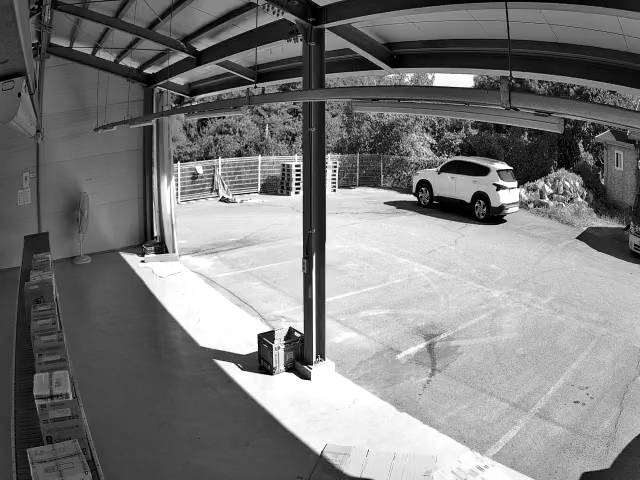
#> input picture artifacts/roi_review_20260907/CAM4_20260907_182506_suspect_anchor_base.jpg, 640 x 480 px; its folder holds 5 pictures in this run
$ python diagnose_cam4.py   (Python 2 division)
#> lines starting #> are read from the running program, lines starting #| are printed output that depends on the picture; after the words box and inside, x2 and y2 are one past the last pixel; in counts of white or black regions, pixels touching at a corner belong together; long printed decimals are rounded
"""Stage-by-stage audit: detection, ratio test, mutual check, RANSAC."""
import json
from pathlib import Path
import cv2
import numpy as np

D = Path(__file__).resolve().parent
ROI = np.float32([[47,463],[37,268],[42,365.5]])


def audit(a, b, label, samples=ROI):
    detector = cv2.SIFT_create(nfeatures=0, contrastThreshold=0.01)
    ka, da = detector.detectAndCompute(a,None)
    kb, db = detector.detectAndCompute(b,None)
    src = np.float32([k.pt for k in ka])
    dst = np.float32([k.pt for k in kb])
    bf = cv2.BFMatcher()
    fw, bw = bf.knnMatch(da,db,k=2), bf.knnMatch(db,da,k=2)
    ratio = np.array([m.distance/max(n.distance,1e-9) for m,n in fw])
    reverse = {(m.trainIdx,m.queryIdx) for m,n in bw if m.distance < .7*n.distance}
    passes = ratio < .7
    mutual = passes & np.array([(m.queryIdx,m.trainIdx) in reverse for m,n in fw])
    matches = [m for i,(m,n) in enumerate(fw) if mutual[i]]
    H, mask = cv2.findHomography(np.float32([ka[m.queryIdx].pt for m in matches]),
                                np.float32([kb[m.trainIdx].pt for m in matches]),cv2.RANSAC,3)
    good = np.zeros(len(ka),bool)
    for m,g in zip(matches,mask.ravel()):
        good[m.queryIdx] = bool(g)
    rows = []
    for point in samples:
        near = np.linalg.norm(src-point,axis=1)<80
        rows.append(dict(point=point.tolist(),detected=int(near.sum()),
            ratio_pass=int((near&passes).sum()),mutual_pass=int((near&mutual).sum()),
            inliers=int((near&good).sum()),
            median_ratio=float(np.median(ratio[near])) if near.any() else None,
            best_candidates=[dict(source=src[i].tolist(),target=dst[fw[i][0].trainIdx].tolist(),
                                 ratio=float(ratio[i])) for i in np.flatnonzero(near)]))
    canvas = cv2.cvtColor(np.hstack([a,b]),cv2.COLOR_GRAY2BGR)
    for i,p in enumerate(src):
        if not np.any(np.linalg.norm(samples-p,axis=1)<80): continue
        color=(0,220,0) if good[i] else ((0,200,255) if mutual[i] else (0,0,255))
        cv2.circle(canvas,tuple(np.int32(p)),2,color,-1)
    cv2.polylines(canvas,[np.int32(samples[:2])],False,(255,255,0),2)
    cv2.imwrite(str(D/f'{label}_detections.jpg'),canvas)
    return dict(label=label,features=[len(ka),len(kb)],samples=rows)


if __name__ == '__main__':
    a,b,c = [cv2.imread(str(D/f),0) for f in (
        'CAM4_20260907_182506_suspect_anchor_base.jpg',
        'CAM4_20260907_182506_suspect_current.jpg',
        'CAM4_20260907_183507_confirm_current.jpg')]
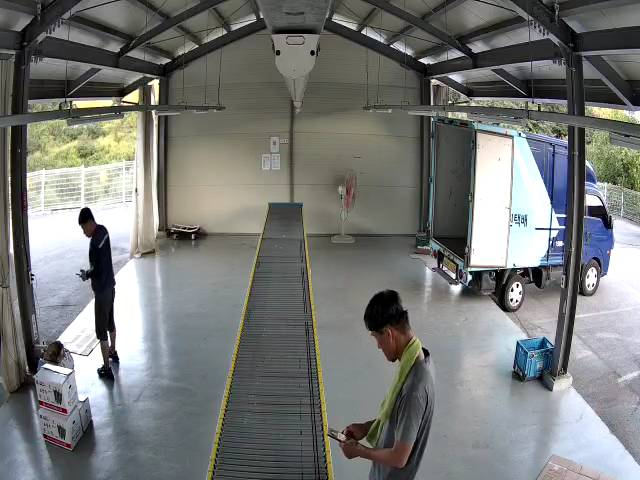
#> input picture artifacts/roi_review_20260907/CAM4_20260907_182506_suspect_current.jpg, 640 x 480 px
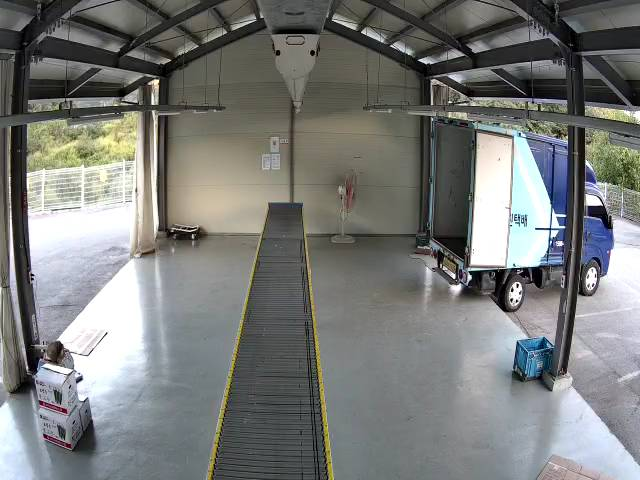
#> input picture artifacts/roi_review_20260907/CAM4_20260907_183507_confirm_current.jpg, 640 x 480 px
#> a is the input picture: shape (480, 640); min 0, max 255, mean 123.5
#> b: shape (480, 640); min 0, max 255, mean 119.8
#> c: shape (480, 640); min 0, max 255, mean 122.6
    results = [audit(a,c,'cam4_base_confirm'),
               audit(b,c,'cam4_suspect_confirm',np.float32([[270,440],[280,250],[275,345]]))]
#> in audit, `ka, da = detector.detectAndCompute(a,None)`: ka = 2739 keypoints; strongest (x, y, size): (143, 261, 1.9), (296, 193, 2), (334, 190, 1.8), (299, 170, 2)
#> in audit, `kb, db = detector.detectAndCompute(b,None)`: kb = 2256 keypoints; strongest (x, y, size): (511, 300, 1.8), (469, 277, 3.2), (453, 276, 3), (80, 379, 3.9)
#> in audit, `src = np.float32([k.pt for k in ka])`: src = 2739 pairs, first value 3.9 to 637.2, second value 2.36 to 477.2
#> in audit, `dst = np.float32([k.pt for k in kb])`: dst = 2256 pairs, first value 2.99 to 636.7, second value 2.47 to 477.1
#> in audit, `fw, bw = bf.knnMatch(da,db,k=2), bf.knnMatch(db,da,k=2)`: fw = 2739 matches; bw = 2256 matches
#> in audit, `fw, bw = bf.knnMatch(da,db,k=2), bf.knnMatch(db,da,k=2)`:
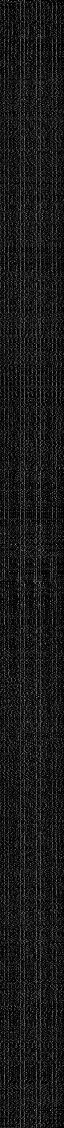
#> db: shape (2256, 128) float32 (shown at 1/2 size); min 0, max 228, mean 25
#> in audit, `ratio = np.array([m.distance/max(n.distance,1e-9) for m,n in fw])`: ratio = 2739 values, max 1 at index 2467, min 0.393 at index 990, mean 0.937
#> in audit, `reverse = {(m.trainIdx,m.queryIdx) for m,n in bw if m.distance < .7*n...`: reverse = 50 items
#> in audit, `matches = [m for i,(m,n) in enumerate(fw) if mutual[i]]`: matches = 28 matches
#> in audit, `H, mask = cv2.findHomography(np.float32([ka[m.queryIdx].pt for m in ma..`: H = [[1.11, -0.328, 292.9], [0.215, 0.893, -33.3], [0.000379, -0.000489, 1]]; mask = 28 values, max 1 at index 0, min 0 at index 2, mean 0.571
#> the loop in audit, `for m,g in zip(matches,mask.ravel()):` made 28 passes
#> g on passes 1 to 12: 1, 1, 0, 1, 0, 0, 0, 1, 1, 1, 1, 1
#> the loop in audit, `for point in samples:` made 3 passes
#> point on passes 1 to 3: [47, 463], [37, 268], [42, 365.5]
#> after the loop in audit, `for point in samples:`: rows = 3 items
#> the loop in audit, `for i,p in enumerate(src):` made 2739 passes
#> p on passes 1 to 3: [3.9, 122.5], [3.9, 122.5], [6.09, 60.94]
#> after the loop in audit, `for i,p in enumerate(src):`: canvas: shape (480, 1280, 3); mean B, G, R 122.8, 122.8, 123.8
#> in audit, `cv2.polylines(canvas,[np.int32(samples[:2])],False,(255,255,0),2)`:
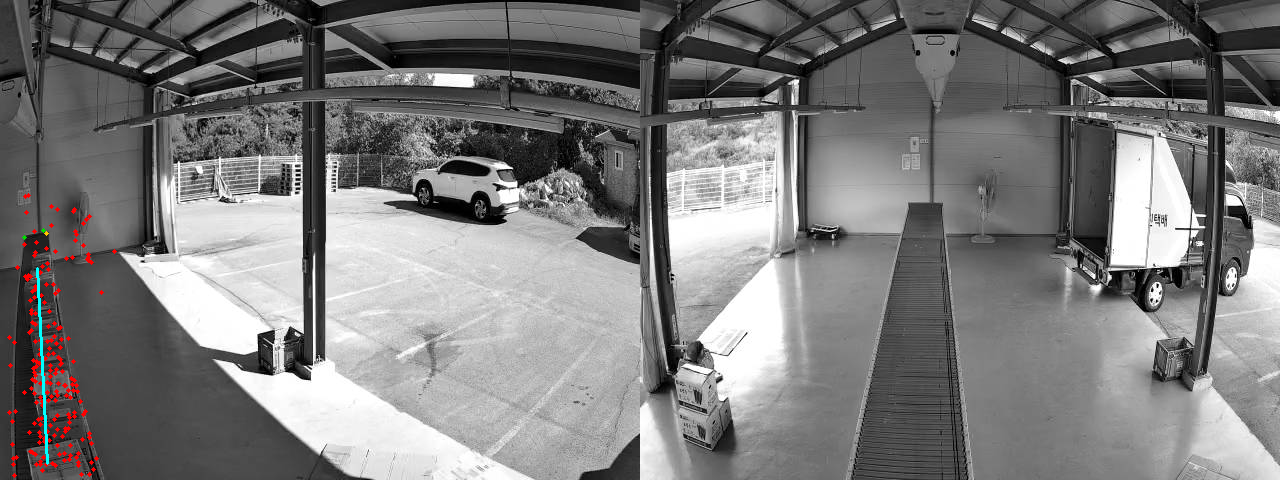
#> canvas: shape (480, 1280, 3); mean B, G, R 123, 123, 123.7
#> call 2 of audit, with label = 'cam4_suspect_confirm', samples = array of shape (3, 2)
#> in audit (call 2), `ka, da = detector.detectAndCompute(a,None)`: ka = 2299 keypoints; strongest (x, y, size): (511, 300, 1.9), (85, 217, 10.6), (470, 277, 3.2), (133, 97, 8)
#> in audit (call 2), `src = np.float32([k.pt for k in ka])`: src = 2299 pairs, first value 2.83 to 637.2, second value 2.43 to 476.8
#> in audit (call 2), `fw, bw = bf.knnMatch(da,db,k=2), bf.knnMatch(db,da,k=2)`: fw = 2299 matches
#> in audit (call 2), `fw, bw = bf.knnMatch(da,db,k=2), bf.knnMatch(db,da,k=2)`:
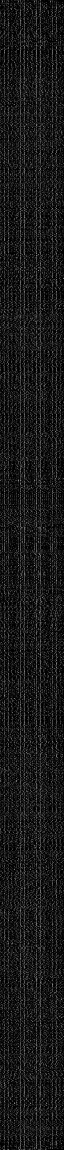
#> da: shape (2299, 128) float32 (shown at 1/2 size); min 0, max 236, mean 24.7
#> in audit (call 2), `ratio = np.array([m.distance/max(n.distance,1e-9) for m,n in fw])`: ratio = 2299 values, max 1 at index 578, min 0.0513 at index 2042, mean 0.736
#> in audit (call 2), `reverse = {(m.trainIdx,m.queryIdx) for m,n in bw if m.distance < .7*n...`: reverse = 771 items
#> in audit (call 2), `matches = [m for i,(m,n) in enumerate(fw) if mutual[i]]`: matches = 725 matches
#> in audit (call 2), `H, mask = cv2.findHomography(np.float32([ka[m.queryIdx].pt for m in ma..`: H = [[1, -0.000201, 0.0739], [-0.000203, 1, 0.111], [-4.6e-07, -1.9e-07, 1]]; mask = 725 values, max 1 at index 0, min 0 at index 224, mean 0.985
#> the loop in audit (call 2), `for point in samples:` made 3 passes
#> point on passes 1 to 3: [270, 440], [280, 250], [275, 345]
#> the loop in audit (call 2), `for i,p in enumerate(src):` made 2299 passes
#> p on passes 1 to 3: [2.83, 375.8], [3.1, 225], [3.36, 369]
#> after the loop in audit (call 2), `for i,p in enumerate(src):`:
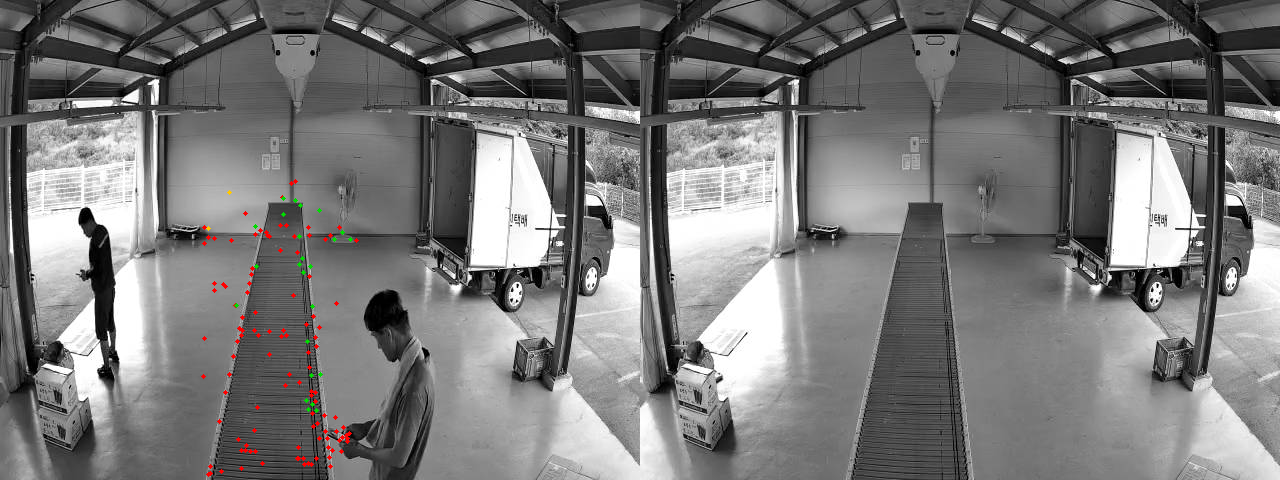
#> canvas: shape (480, 1280, 3); mean B, G, R 121, 121.1, 121.6
#> in audit (call 2), `cv2.polylines(canvas,[np.int32(samples[:2])],False,(255,255,0),2)`:
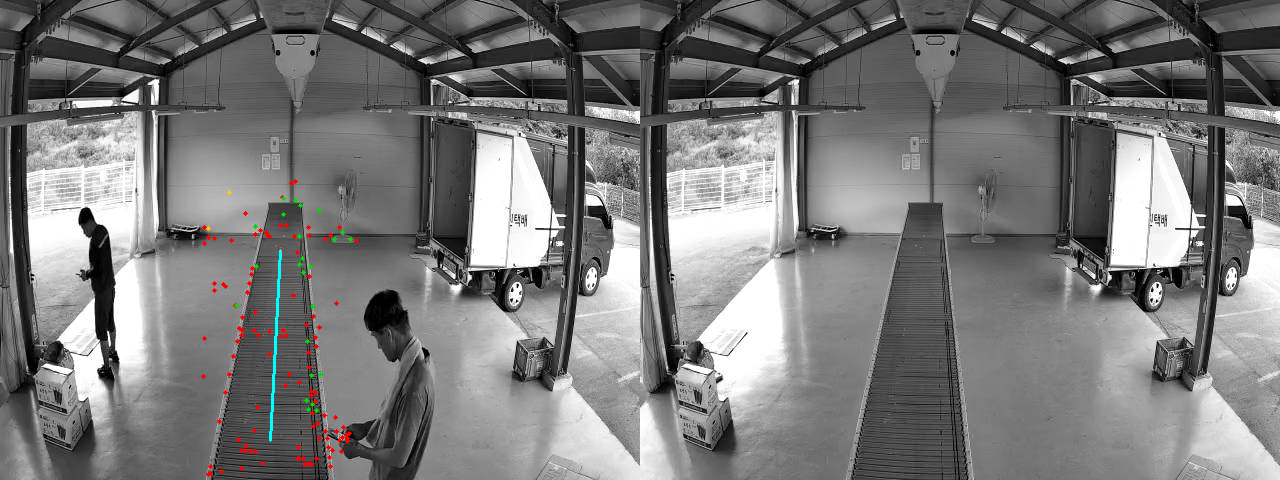
#> canvas: shape (480, 1280, 3); 0.09% of pixels changed, all inside (x1, y1, x2, y2) = (269, 249, 282, 442)
    (D/'cam4_matching_diagnosis.json').write_text(json.dumps(results,indent=2),encoding='utf8')
    for r in results:
        print(r['label'],r['features'])
        for row in r['samples']:
            print({k:v for k,v in row.items() if k!='best_candidates'})
#> this loop made 2 passes
#| cam4_base_confirm [2739, 2256]
#| {'point': [47.0, 463.0], 'detected': 111, 'ratio_pass': 2, 'mutual_pass': 0, 'inliers': 0, 'median_ratio': 0.9505}
#| {'point': [37.0, 268.0], 'detected': 87, 'ratio_pass': 5, 'mutual_pass': 4, 'inliers': 3, 'median_ratio': 0.9546}
#| {'point': [42.0, 365.5], 'detected': 146, 'ratio_pass': 3, 'mutual_pass': 0, 'inliers': 0, 'median_ratio': 0.9593}
#| cam4_suspect_confirm [2299, 2256]
#| {'point': [270.0, 440.0], 'detected': 71, 'ratio_pass': 9, 'mutual_pass': 7, 'inliers': 7, 'median_ratio': 0.9072}
#| {'point': [280.0, 250.0], 'detected': 70, 'ratio_pass': 27, 'mutual_pass': 22, 'inliers': 20, 'median_ratio': 0.8232}
#| {'point': [275.0, 345.0], 'detected': 64, 'ratio_pass': 18, 'mutual_pass': 13, 'inliers': 13, 'median_ratio': 0.8556}
